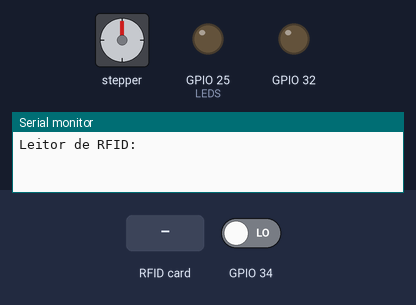
A sketch run on a simulated ESP32. On the bench: stepper motor, output pins drawn as LEDs (lit = HIGH), the last lines printed to the serial monitor. The test bench sets the inputs (shaded band); at power-on: GPIO 34 LOW. Stepper angles assume 30 steps per turn.

Above: at 1.2 s.
1.3 s: RFID card 17 86 7D 26 held to the reader
At 1.9 s:
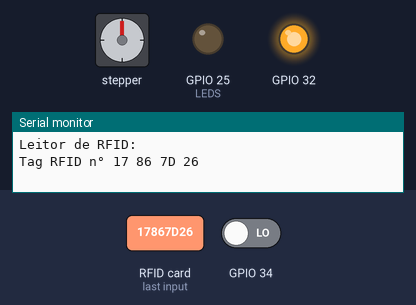
At 2.4 s:
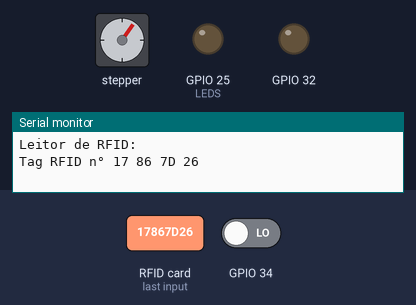
4.3 s: RFID card 5E 7A 19 C4 held to the reader
7.3 s: GPIO 34 driven HIGH
At 8.3 s:
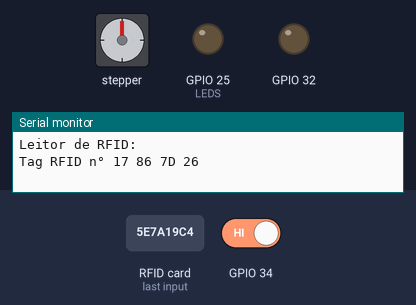
8.8 s: GPIO 34 driven LOW
11.8 s: RFID card 17 86 7D 26 held to the reader
Timing chart, 0 to 15.8 s (numbered marks = the images above; inputs shaded):
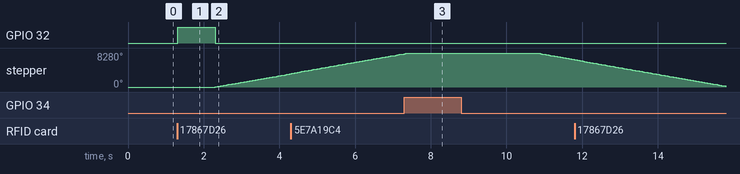

Measured:
- after the input at 1.3 s, GPIO 32: LOW → HIGH at once, → LOW 1.0 s later; stepper: keeps turning clockwise at about 1636°/s, starting after 1.0 s
- after the input at 7.3 s, stepper: goes on until 7.4 s, then stays 8280°

The sketch:

teste_RFID_motor_1loop.ino
```cpp
#include <SPI.h>
#include <MFRC522.h>
#include <Stepper.h> //INCLUSÃO DE BIBLIOTECA

#define SS_PIN 21
#define RST_PIN 22

const int stepsPerRevolution = 30; //NÚMERO DE PASSOS ABRIR E FECHAR PORTA
boolean portaAbrindoFechando = false;
boolean btn = false;
int passoPortaAtual;
int tempoPortaAberta = 5;

Stepper myStepper(stepsPerRevolution, 2,12,14,13); //INICIALIZA O MOTOR
MFRC522 mfrc522(SS_PIN, RST_PIN); // INICIALIZA RFID

void setup() {
  pinMode(25, OUTPUT); //LEDS
  //pinMode(33, OUTPUT);
  pinMode(32, OUTPUT);
  pinMode(34, INPUT);

  myStepper.setSpeed(300); //VELOCIDADE DO MOTOR

  Serial.begin(9600);
  SPI.begin();
  mfrc522.PCD_Init();
  Serial.println("Leitor de RFID:");
}
void loop() {

  String conteudo = "";
  digitalWrite(25, 0);
  digitalWrite(32, 0);
  //digitalWrite(33, 0);

  if ( mfrc522.PICC_IsNewCardPresent() && !portaAbrindoFechando)
    {
        if ( mfrc522.PICC_ReadCardSerial())
        {
           Serial.print("Tag RFID n°");
           for (byte i = 0; i < mfrc522.uid.size; i++) {
              Serial.print(mfrc522.uid.uidByte[i] < 0x10 ? " 0" : " ");
              Serial.print(mfrc522.uid.uidByte[i], HEX);

              conteudo.concat(String(mfrc522.uid.uidByte[i] < 0x10 ? " 0" : " "));
              conteudo.concat(String(mfrc522.uid.uidByte[i], HEX));
            }
            conteudo.toUpperCase();
            if(conteudo.substring(1) == "17 86 7D 26"){
                 portaAbrindoFechando = true;
                 passoPortaAtual = stepsPerRevolution;
                 digitalWrite(32, 255);
                 delay(1000);
                 digitalWrite(32, 0);
            }
            else{
               digitalWrite(25, 255);
               delay(1000);
               digitalWrite(25, 0);
            }
            Serial.println();
            mfrc522.PICC_HaltA();
        }
    }

    if(digitalRead(34) && portaAbrindoFechando){ //se detectou que a porta ja fechou ou ja abriu totalmente
         if (passoPortaAtual > 0){ //estava em processo de abrir e ja detectou que fechou, entao vai para o tempo de porta aberta
          passoPortaAtual=0;
         }else if (passoPortaAtual < 0 && passoPortaAtual > -30){ // estava em processo de fechar e ja detectou que fechou, entao reseta as variaveis
                portaAbrindoFechando = false;
                tempoPortaAberta = 5;
         }
    }

    if (portaAbrindoFechando){ //processo para abrir ou fehcar a porta
      if (passoPortaAtual > 0){ //porta abrindo
         myStepper.step(stepsPerRevolution); //GIRA O MOTOR
          passoPortaAtual--;

      }else if((passoPortaAtual == 0) && (tempoPortaAberta > 0)){ //porta totalmente aberta
        tempoPortaAberta--; //tempo para porta ficar aberta
        delay(650);

      }else if(passoPortaAtual <= 0 && passoPortaAtual > -30){ //porta fechando
        myStepper.step(-stepsPerRevolution);
        passoPortaAtual--;
      }else{
        portaAbrindoFechando = false; // resetando variaveis pois a porta ja abriu e fechou
        tempoPortaAberta = 5;
      }
   }
}
```
